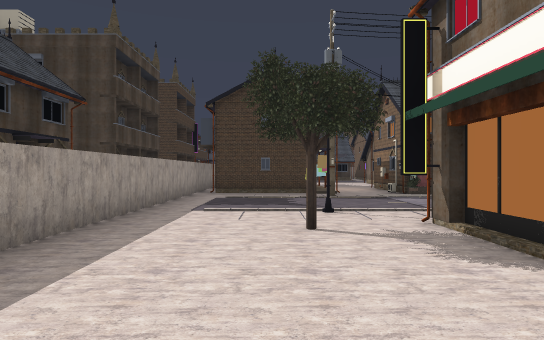
View 1 (above)

24 first-person views from a walk through a 3-D level made in the Godot game engine. The camera is 1.5 m above the floor, looks level and sees 75° across. The floor is counted in squares, 2 m on a side. Each view is taken from the middle of a square. On the plan, view 1 faces up. The plan holds only what a view shows up to about 11 squares ahead; the rest is blank. The place goes on beyond the plan. Some surface patterns are stand-ins.

View 2
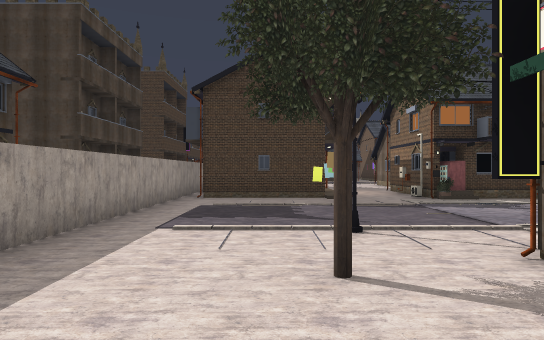

View 3
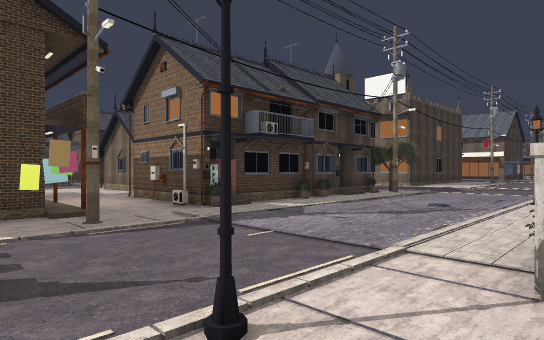

View 4
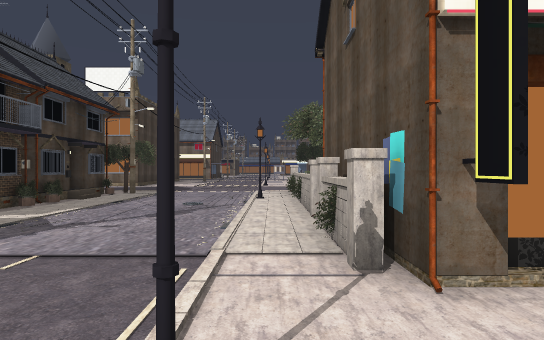

View 5
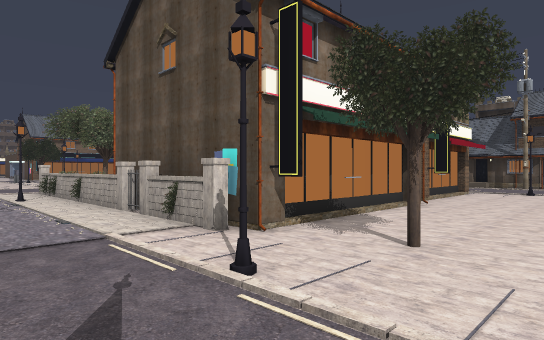

View 6
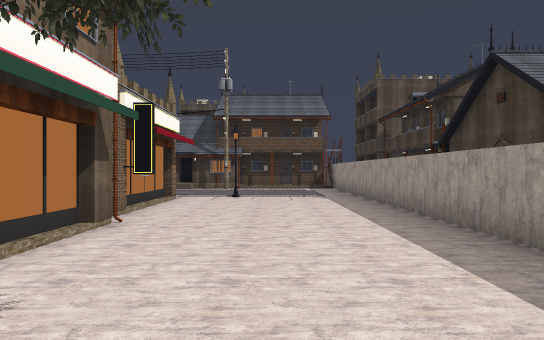

View 7
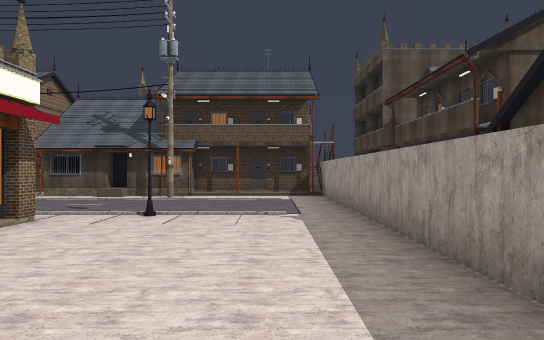

View 8
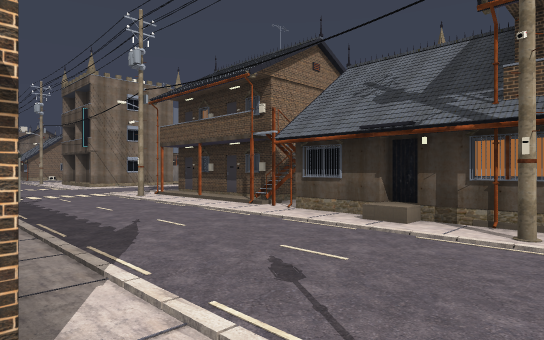

View 9
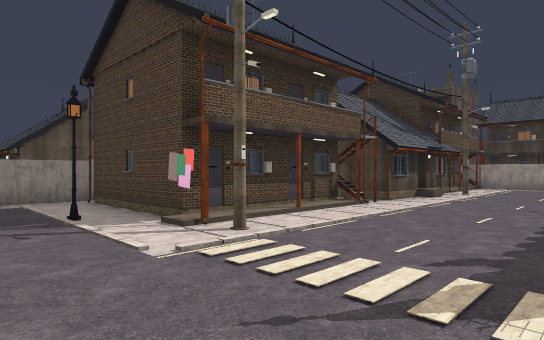

View 10
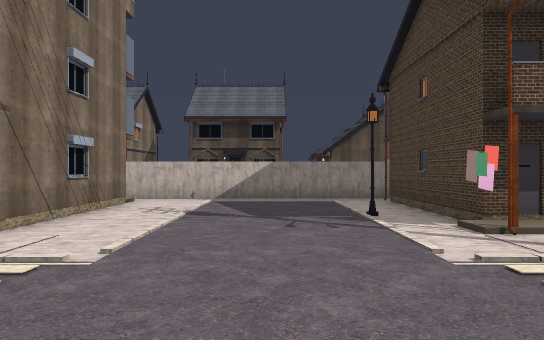

View 11
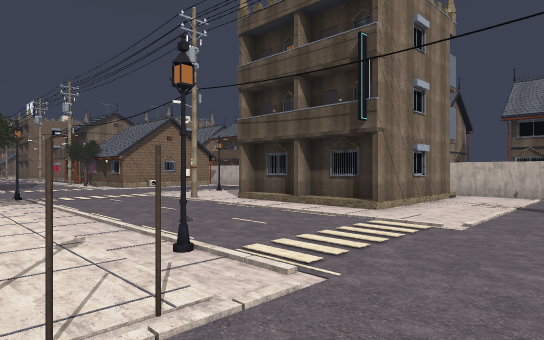

View 12
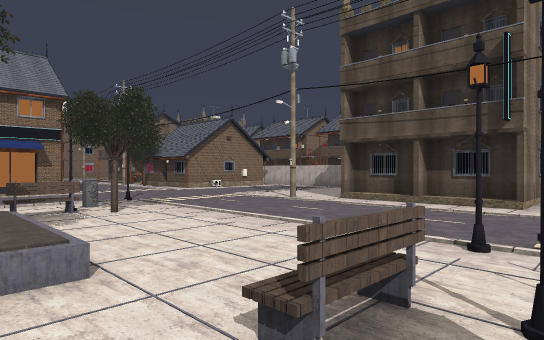

View 13
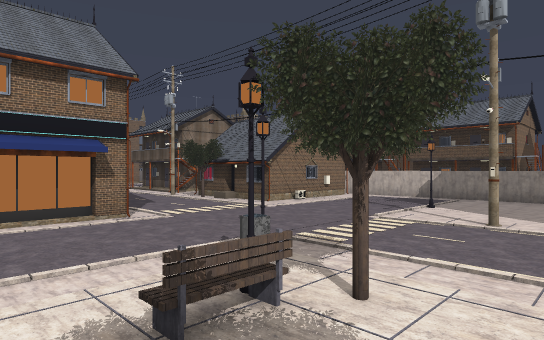

View 14
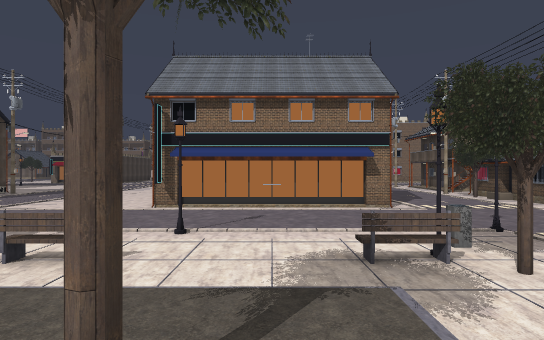

View 15
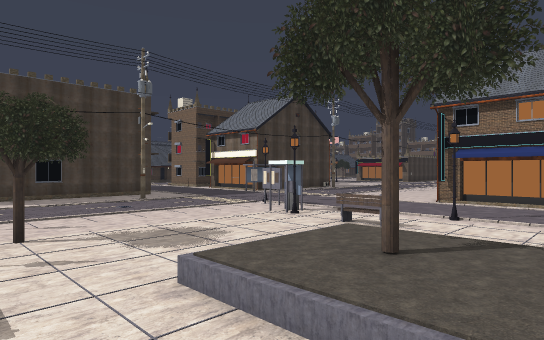

View 16
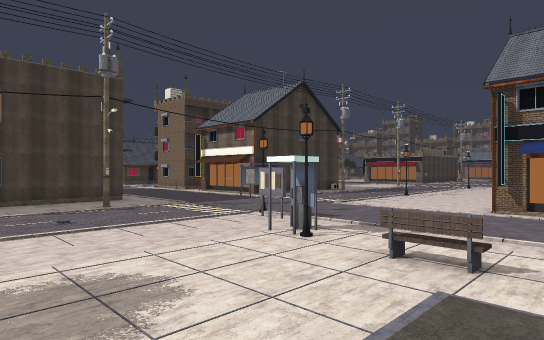

View 17
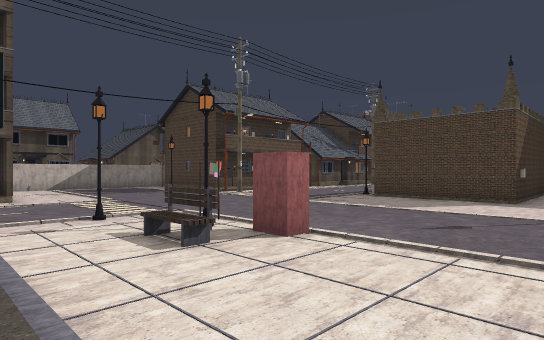

View 18
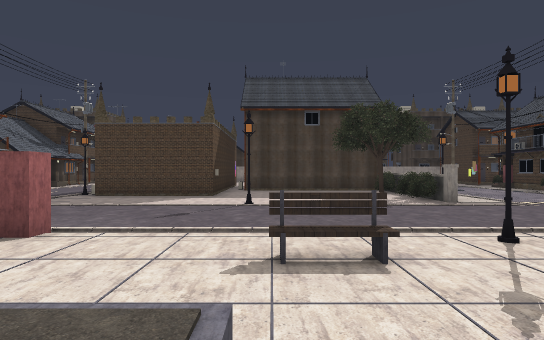

View 19
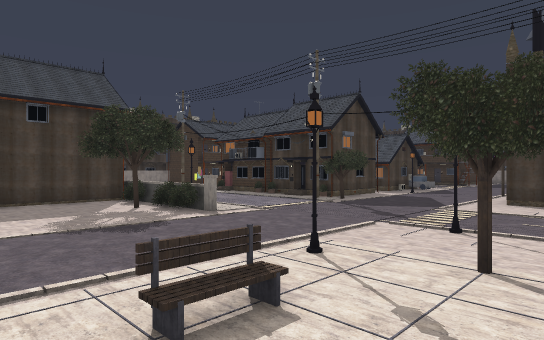

View 20
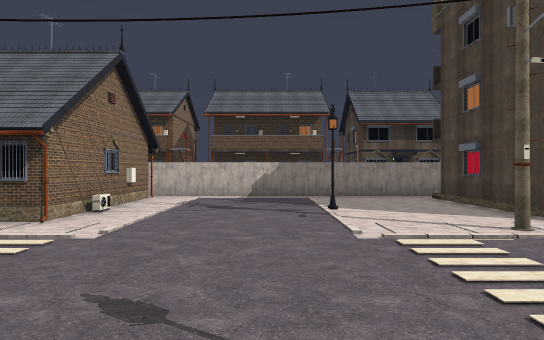

View 21
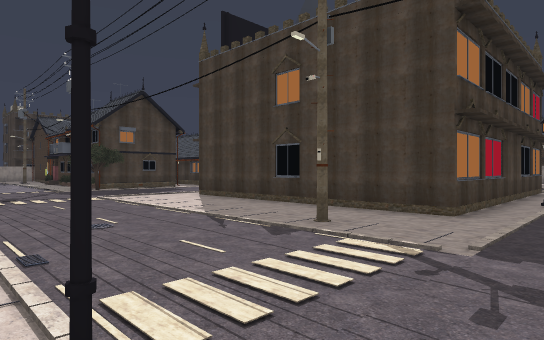

View 22
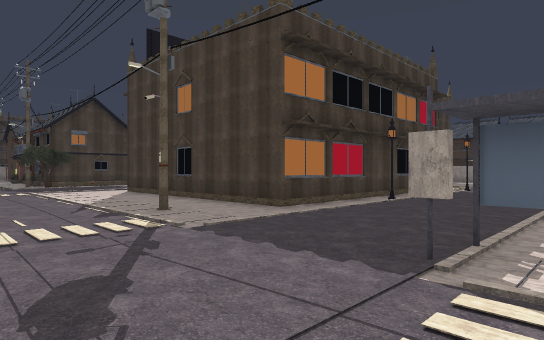

View 23
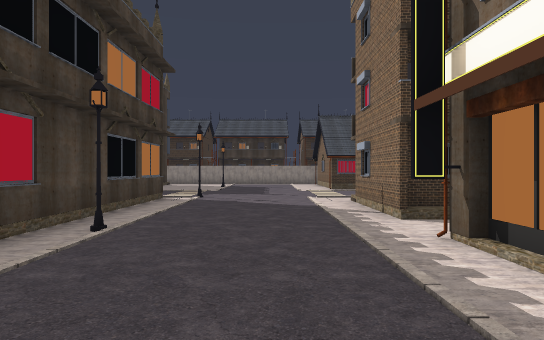

View 24
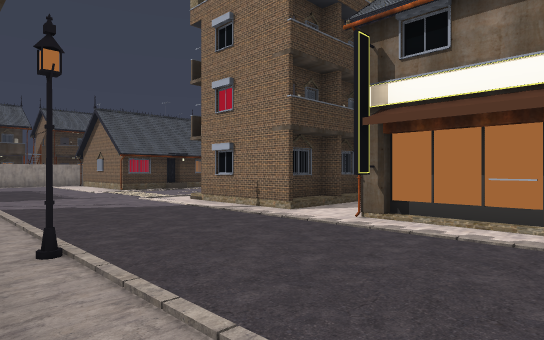

### Floor plan
Key: @ floor where view 1 was taken; # wall or solid block; . main floor; : floor 0.5 m higher than the main floor; / step, stairs or slope; = window, fence, low wall or low ledge; ^ raised ledge; L lantern; H house; O other object.
Columns run from 3 left of view 1 to 30 right of it. Each row starts with its distance up from view 1.
 24                              ..
 23                              ....
 22                            ......
 21                            .L....
 20                            #..../
 19                            #....#
 18                            #....#
 17                            #....##
 16       ..                   #L.....
 15       .H                   #L...#
 14      /./H                  #..../#
 13      #.H  HH  H     ########..../#
 12 ######.HH HHHHH    .............
 11 #...OO..#//////   ..............#
 10 #.............#  .........#....#.
  9 #................................
  8 #...............................
  7 #.............................. .
  6 #...L.......L.......L.......L....
  5 #...######^^^^^..................
  4 #.....#  # ........L.#....L.......
  3 #.....#  #.........L......L.......
  2 #.....#  #.........////./.#.....#
  1 #.....#     ...L...///////#.L...#
  0 #..@..#     ...L..../.:#:...L...#
 -1 #....##  ####.........:::.......#
 -2 #.....#     #......=/.///./.....#
 -3 #.....#     #......L/.....L.....#
 -4 #.....#     #...................#
 -5 #...L.......L.......L.......L.....
 -6 #.................................
 -7 #.................................
 -8 #.................................
 -9 ##///#//..#///#...........#.......
-10 #########.#####......####........#
-11         # #   #L.....#  #...L....#
-12               #......#  #........#
-13               #......#  #........#
-14               #......    ........
-15               ########  ##########

Positions as (right, up) in squares from view 1, and headings:
1: (0, 0), facing up
2: (0, 2), facing up
3: (0, 5), facing up-right
4: (0, 6), facing right
5: (-1, 8), facing down-right
6: (0, 5), facing down
7: (-1, 1), facing down
8: (1, -4), facing down-right
9: (14, -5), facing down-left
10: (14, -5), facing down
11: (14, -3), facing down-right
12: (16, -1), facing down-right
13: (21, -1), facing down-right
14: (19, -1), facing right
15: (17, -2), facing up-right
16: (19, 0), facing up-right
17: (19, 1), facing down-left
18: (20, 1), facing left
19: (19, 0), facing up-left
20: (26, -4), facing down
21: (26, 6), facing up-left
22: (29, 7), facing up-left
23: (27, 11), facing up
24: (24, 12), facing up-right
